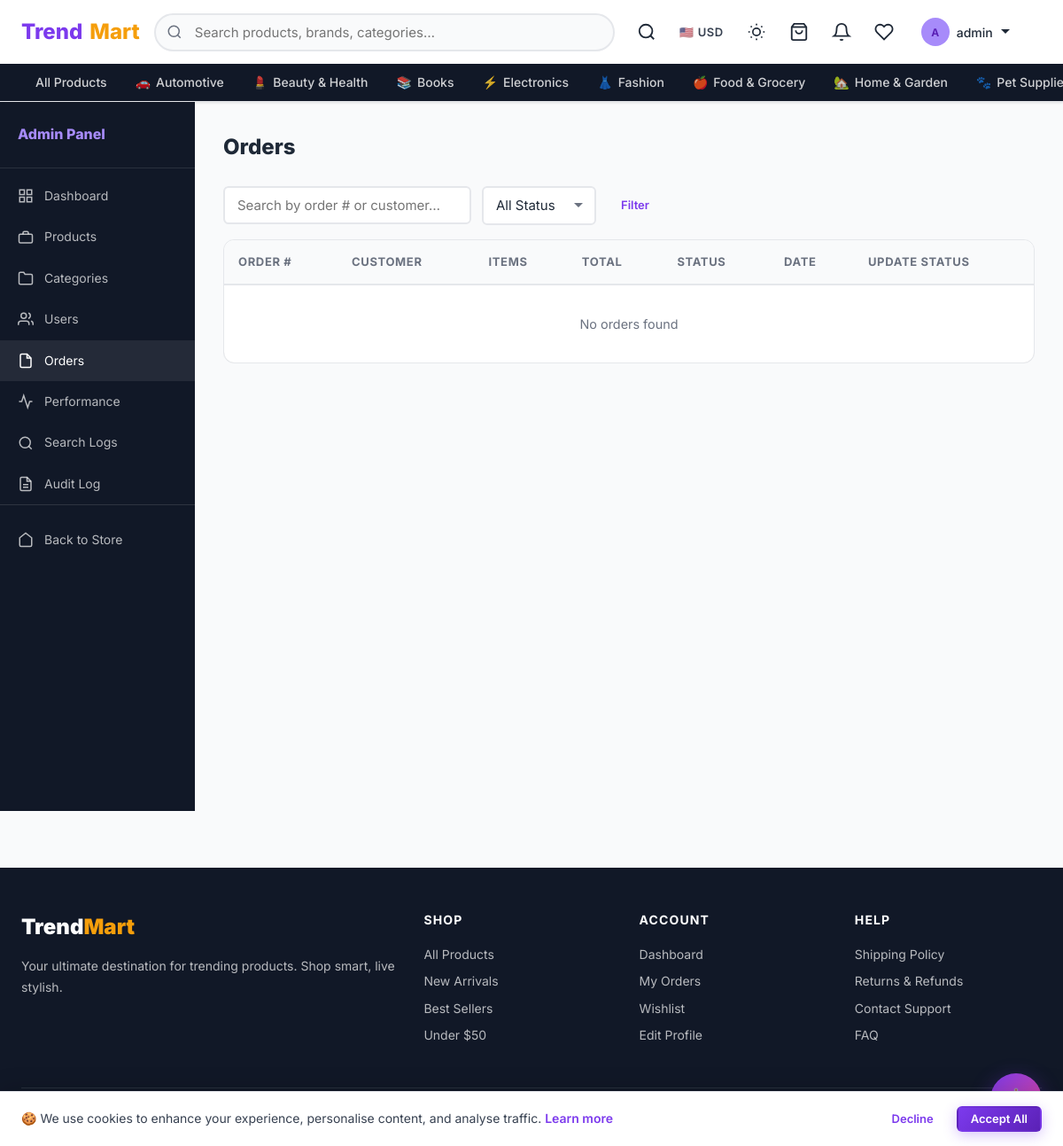
/admin-panel/orders/ (signed in), run on an earlier commit of the app's database.
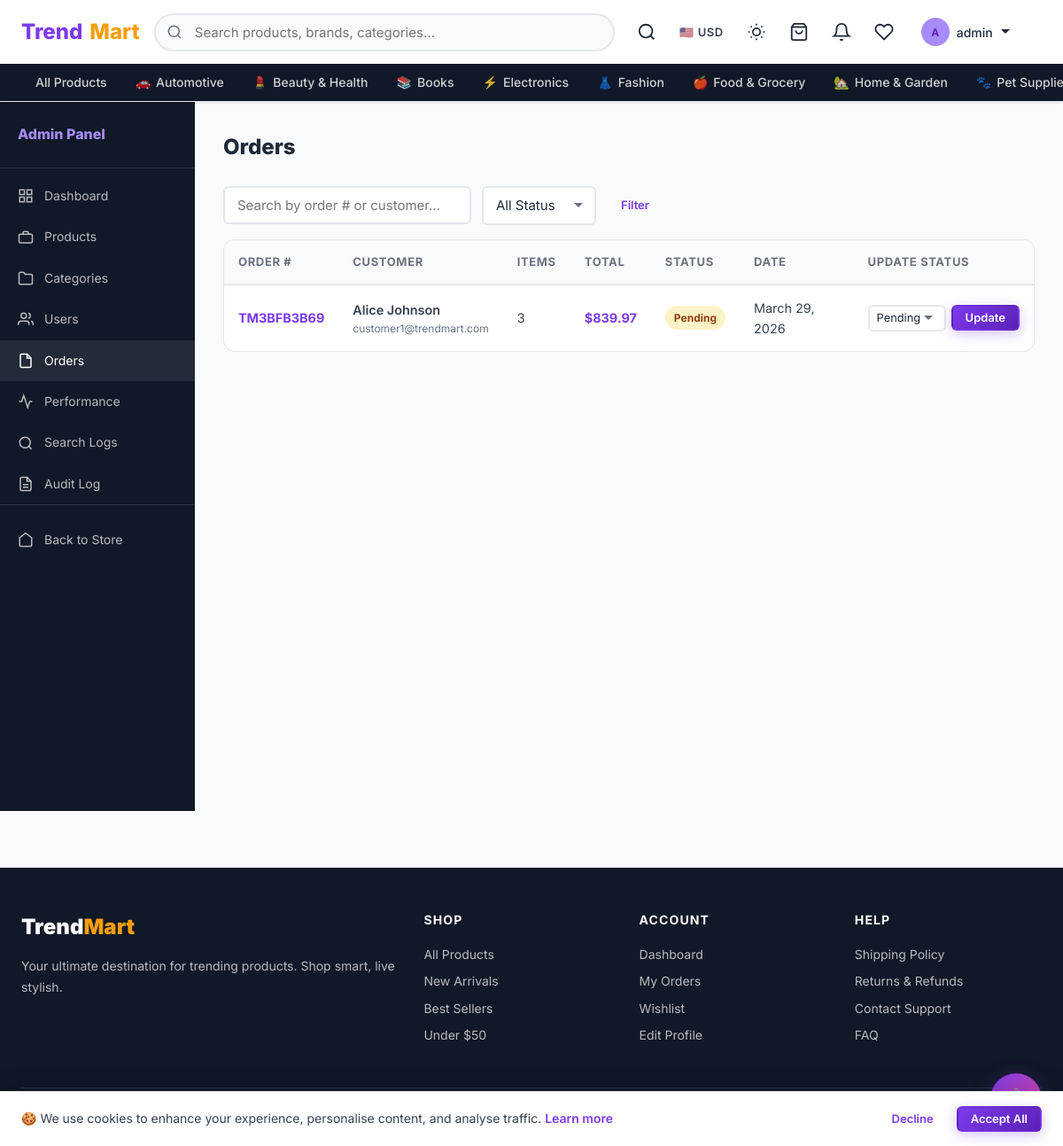
And on a later commit of the database.
### shop/models.py (models this page shows, shortened)
class Category(models.Model):
    name = models.CharField(max_length=200)
    slug = models.SlugField(unique=True, blank=True)
    parent = models.ForeignKey(
        'self', null=True, blank=True, on_delete=models.CASCADE, related_name='children'
    )
    description = models.TextField(blank=True)
    icon = models.CharField(max_length=100, blank=True, help_text="Emoji or CSS icon class")
    image = models.ImageField(upload_to='categories/', blank=True, null=True)
    is_active = models.BooleanField(default=True)
    order = models.PositiveIntegerField(default=0)
    class Meta:
        verbose_name_plural = "Categories"
        ordering = ['order', 'name']

class Order(models.Model):
    STATUS_CHOICES = [
        ('pending', 'Pending'),         # Just placed, awaiting processing
        ('processing', 'Processing'),   # Being prepared / packed
        ('shipped', 'Shipped'),         # Dispatched to courier
        ('delivered', 'Delivered'),     # Received by the customer
        ('cancelled', 'Cancelled'),     # Cancelled by user or admin
    ]
    user = models.ForeignKey(
        User, on_delete=models.SET_NULL, null=True, blank=True, related_name='orders'
    )
    status = models.CharField(max_length=20, choices=STATUS_CHOICES, default='pending')
    full_name = models.CharField(max_length=200)
    email = models.EmailField()
    phone = models.CharField(max_length=20, blank=True)
    address = models.TextField()
    city = models.CharField(max_length=100, blank=True)
    country = models.CharField(max_length=100, blank=True)
    postal_code = models.CharField(max_length=20, blank=True)
    notes = models.TextField(blank=True)
    total_amount = models.DecimalField(max_digits=10, decimal_places=2, default=0)
    order_number = models.CharField(max_length=20, unique=True, blank=True)
    created_at = models.DateTimeField(auto_now_add=True)
    updated_at = models.DateTimeField(auto_now=True)
    class Meta:
        ordering = ['-created_at']

### shop/views.py (the view)
# urls.py: path('admin-panel/orders/', views.admin_orders, name='admin_orders'),
@admin_required
def admin_orders(request):
    orders = Order.objects.select_related('user').prefetch_related('items').all()
    query = request.GET.get('q', '')
    status_filter = request.GET.get('status', '')
    if query:
        orders = orders.filter(Q(order_number__icontains=query) | Q(full_name__icontains=query) | Q(email__icontains=query))
    if status_filter:
        orders = orders.filter(status=status_filter)
    paginator = Paginator(orders, 20)
    page = paginator.get_page(request.GET.get('page', 1))
    return render(request, 'shop/admin_panel/orders.html', {
        'orders': page, 'query': query, 'status_filter': status_filter
    })

### templates/shop/admin_panel/orders.html (shortened to what this page needs)
{% extends "shop/admin_panel/base_admin.html" %}
{% block admin_content %}
<div class="admin-content-header">
  <h1 class="admin-page-title">Orders</h1>
</div>
<form method="get" class="admin-filter-bar" aria-label="Filter orders">
  <input type="search" name="q" class="form-control" placeholder="Search by order # or customer…" value="{{ query }}" style="max-width:280px" aria-label="Search">
  <select name="status" class="form-control" style="width:auto" onchange="this.form.submit()" aria-label="Filter by status">
    <option value="">All Status</option>
  </select>
  <button type="submit" class="btn btn-ghost btn-sm">Filter</button>
</form>
<div class="card" style="padding:0;overflow:hidden;margin-top:1rem">
  <div style="overflow-x:auto">
    <table class="admin-table" role="table" aria-label="All orders">
      <thead>
        <tr>
          <th scope="col">Order #</th>
          <th scope="col">Customer</th>
          <th scope="col">Items</th>
          <th scope="col">Total</th>
          <th scope="col">Status</th>
          <th scope="col">Date</th>
          <th scope="col">Update Status</th>
        </tr>
      </thead>
      <tbody>
        {% for order in orders %}
        <tr>
          <td>
            <a href="{% url 'shop:order_detail' order.order_number %}" class="text-primary font-bold">{{ order.order_number }}</a>
          </td>
          <td>
            <div style="font-weight:600">{{ order.full_name }}</div>
            <div style="font-size:.75rem;color:var(--text-light)">{{ order.email }}</div>
          </td>
          <td>{{ order.items.count }}</td>
          <td><strong style="color:var(--primary)">${{ order.total_amount }}</strong></td>
          <td><span class="status-badge status-{{ order.status }}">{{ order.get_status_display }}</span></td>
          <td>{{ order.created_at|date:"N j, Y" }}</td>
          <td>
            <form method="post" action="{% url 'shop:admin_order_status' order.order_number %}" style="display:flex;gap:.375rem;align-items:center">
              <select name="status" class="form-control" style="width:auto;padding:.25rem .5rem;font-size:.8rem" aria-label="Change status for order {{ order.order_number }}">
                <option value="pending" {% if order.status == 'pending' %}selected{% endif %}>Pending</option>
              </select>
              <button type="submit" class="btn btn-sm btn-primary">Update</button>
            </form>
          </td>
        </tr>
        {% empty %}
        <tr><td colspan="7" style="text-align:center;padding:2rem;color:var(--text-light)">No orders found</td></tr>
        {% endfor %}
      </tbody>
    </table>
  </div>
</div>
{% endblock %}

### templates/shop/admin_panel/base_admin.html
{% extends "shop/base.html" %}
{% block content %}
<div class="admin-layout">
  <aside class="admin-sidebar" aria-label="Admin navigation">
    <div class="admin-sidebar-title">Admin Panel</div>
    <nav>
      <a href="{% url 'shop:admin_dashboard' %}" class="admin-nav-link {% if request.resolver_match.url_name == 'admin_dashboard' %}active{% endif %}">
        <svg width="18" height="18" viewBox="0 0 24 24" fill="none" stroke="currentColor" stroke-width="2" aria-hidden="true"><rect x="3" y="3" width="7" height="7"/><rect x="14" y="3" width="7" height="7"/><rect x="14" y="14" width="7" height="7"/><rect x="3" y="14" width="7" height="7"/></svg>
        Dashboard
      </a>
      <a href="{% url 'shop:admin_products' %}" class="admin-nav-link {% if 'admin_product' in request.resolver_match.url_name %}active{% endif %}">
        <svg width="18" height="18" viewBox="0 0 24 24" fill="none" stroke="currentColor" stroke-width="2" aria-hidden="true"><path d="M20 7H4a2 2 0 00-2 2v9a2 2 0 002 2h16a2 2 0 002-2V9a2 2 0 00-2-2z"/><path d="M16 7V5a2 2 0 00-2-2h-4a2 2 0 00-2 2v2"/></svg>
        Products
      </a>
      <a href="{% url 'shop:admin_categories' %}" class="admin-nav-link {% if 'admin_categor' in request.resolver_match.url_name %}active{% endif %}">
        <svg width="18" height="18" viewBox="0 0 24 24" fill="none" stroke="currentColor" stroke-width="2" aria-hidden="true"><path d="M22 19a2 2 0 01-2 2H4a2 2 0 01-2-2V5a2 2 0 012-2h5l2 3h9a2 2 0 012 2z"/></svg>
        Categories
      </a>
      <a href="{% url 'shop:admin_users' %}" class="admin-nav-link {% if 'admin_user' in request.resolver_match.url_name or 'admin_approve' in request.resolver_match.url_name %}active{% endif %}">
        <svg width="18" height="18" viewBox="0 0 24 24" fill="none" stroke="currentColor" stroke-width="2" aria-hidden="true"><path d="M17 21v-2a4 4 0 00-4-4H5a4 4 0 00-4 4v2"/><circle cx="9" cy="7" r="4"/><path d="M23 21v-2a4 4 0 00-3-3.87"/><path d="M16 3.13a4 4 0 010 7.75"/></svg>
        Users
      </a>
      <a href="{% url 'shop:admin_orders' %}" class="admin-nav-link {% if 'admin_order' in request.resolver_match.url_name %}active{% endif %}">
        <svg width="18" height="18" viewBox="0 0 24 24" fill="none" stroke="currentColor" stroke-width="2" aria-hidden="true"><path d="M14 2H6a2 2 0 00-2 2v16a2 2 0 002 2h12a2 2 0 002-2V8z"/><polyline points="14 2 14 8 20 8"/></svg>
        Orders
      </a>
      <a href="{% url 'shop:admin_product_performance' %}" class="admin-nav-link {% if 'product_performance' in request.resolver_match.url_name %}active{% endif %}">
        <svg width="18" height="18" viewBox="0 0 24 24" fill="none" stroke="currentColor" stroke-width="2" aria-hidden="true"><polyline points="22 12 18 12 15 21 9 3 6 12 2 12"/></svg>
        Performance
      </a>
      <a href="{% url 'shop:admin_search_logs' %}" class="admin-nav-link {% if 'search_logs' in request.resolver_match.url_name %}active{% endif %}">
        <svg width="18" height="18" viewBox="0 0 24 24" fill="none" stroke="currentColor" stroke-width="2" aria-hidden="true"><circle cx="11" cy="11" r="8"/><line x1="21" y1="21" x2="16.65" y2="16.65"/></svg>
        Search Logs
      </a>
      <a href="{% url 'shop:admin_audit_log' %}" class="admin-nav-link {% if 'audit_log' in request.resolver_match.url_name %}active{% endif %}">
        <svg width="18" height="18" viewBox="0 0 24 24" fill="none" stroke="currentColor" stroke-width="2" aria-hidden="true"><path d="M14 2H6a2 2 0 00-2 2v16a2 2 0 002 2h12a2 2 0 002-2V8z"/><polyline points="14 2 14 8 20 8"/><line x1="16" y1="13" x2="8" y2="13"/><line x1="16" y1="17" x2="8" y2="17"/></svg>
        Audit Log
      </a>
      <div style="margin-top:auto;padding-top:1rem;border-top:1px solid rgba(255,255,255,.12)">
        <a href="{% url 'shop:home' %}" class="admin-nav-link">
          <svg width="18" height="18" viewBox="0 0 24 24" fill="none" stroke="currentColor" stroke-width="2" aria-hidden="true"><path d="M3 9l9-7 9 7v11a2 2 0 01-2 2H5a2 2 0 01-2-2z"/></svg>
          Back to Store
        </a>
      </div>
    </nav>
  </aside>
  <main class="admin-main" id="main-content" tabindex="-1">
    {% block admin_content %}{% endblock %}
  </main>
</div>
{% endblock %}

### templates/shop/base.html (shortened to what this page needs)
{% load static %}
<!DOCTYPE html>
<html lang="en">
<head>
  <link rel="stylesheet" href="{% static 'css/main.css' %}">
</head>
<body>
<header>
  <nav class="navbar" role="navigation" aria-label="Main navigation">
    <div class="navbar-inner">
      <a href="{% url 'shop:home' %}" class="navbar-brand" aria-label="TrendMart Home">
        Trend<span>Mart</span>
      </a>
      <div class="navbar-search" id="navbar-search" role="search">
        <form action="{% url 'shop:search' %}" method="get">
          <input type="search" name="q" id="search-input" value="{{ request.GET.q }}"
                 placeholder="Search products, brands, categories…"
                 autocomplete="off" aria-label="Search products">
        </form>
      </div>
      <div class="navbar-actions">
        <button id="mobile-search-btn" class="nav-icon-btn" aria-label="Search" aria-expanded="false">
          <svg viewBox="0 0 24 24" fill="none" stroke="currentColor" stroke-width="2"><circle cx="11" cy="11" r="8"/><path d="m21 21-4.35-4.35"/></svg>
        </button>
        <div class="currency-selector" title="Select currency">
          <button class="currency-btn" id="currency-btn" aria-label="Currency selector" aria-haspopup="listbox">
            <span id="currency-flag">🇺🇸</span>
            <span id="currency-code">USD</span>
          </button>
        </div>
        <button id="dark-mode-toggle" class="dark-mode-btn" aria-label="Toggle dark mode" aria-pressed="false" title="Toggle dark mode">
        </button>
        <a href="{% url 'shop:cart' %}" class="nav-icon-btn" id="nav-cart-btn" aria-label="Cart ({{ cart_count }} items)">
          <svg viewBox="0 0 24 24" fill="none" stroke="currentColor" stroke-width="2" aria-hidden="true"><path d="M6 2L3 6v14a2 2 0 002 2h14a2 2 0 002-2V6l-3-4z"/><line x1="3" y1="6" x2="21" y2="6"/><path d="M16 10a4 4 0 01-8 0"/></svg>
        </a>
        {% if user.is_authenticated %}
          <div class="nav-bell-wrap">
            <a href="{% url 'shop:notification_list' %}" class="nav-icon-btn" id="notif-bell-btn" aria-label="Notifications">
              <svg viewBox="0 0 24 24" fill="none" stroke="currentColor" stroke-width="2" aria-hidden="true"><path d="M18 8A6 6 0 006 8c0 7-3 9-3 9h18s-3-2-3-9"/><path d="M13.73 21a2 2 0 01-3.46 0"/></svg>
            </a>
          </div>
          <a href="{% url 'shop:wishlist' %}" class="nav-icon-btn" aria-label="Wishlist">
            <svg viewBox="0 0 24 24" fill="none" stroke="currentColor" stroke-width="2" aria-hidden="true"><path d="M20.84 4.61a5.5 5.5 0 00-7.78 0L12 5.67l-1.06-1.06a5.5 5.5 0 00-7.78 7.78L12 21.23l8.84-8.84a5.5 5.5 0 000-7.78z"/></svg>
          </a>
          <div class="user-menu">
            <button class="user-menu-toggle" data-dropdown="user-menu-dropdown"
                    aria-haspopup="true" aria-expanded="false" aria-controls="user-menu-dropdown">
              <div class="user-avatar-sm" aria-hidden="true">{{ user.first_name|first|upper|default:user.username|first|upper }}</div>
              <span>{{ user.first_name|default:user.username }}</span>
              <svg width="12" height="12" viewBox="0 0 12 12" aria-hidden="true"><path fill="currentColor" d="M6 8L1 3h10z"/></svg>
            </button>
          </div>
        {% else %}
          <a href="{% url 'shop:login' %}" class="btn btn-ghost btn-sm">Login</a>
          <a href="{% url 'shop:register' %}" class="btn btn-primary btn-sm">Sign Up</a>
        {% endif %}
      </div>
    </div>
    <div class="nav-categories" role="navigation" aria-label="Category navigation">
      <div class="nav-categories-inner">
        <a href="{% url 'shop:product_list' %}" class="nav-cat-link">All Products</a>
        {% for cat in root_categories %}
          <a href="{% url 'shop:category' cat.slug %}" class="nav-cat-link">
            {% if cat.icon %}<span aria-hidden="true">{{ cat.icon }}</span>{% endif %}
            {{ cat.name }}
          </a>
        {% endfor %}
      </div>
    </div>
  </nav>
</header>
<main id="main-content" tabindex="-1">
  {% block content %}{% endblock %}
</main>
<footer class="footer" role="contentinfo">
  <div class="container">
    <div class="footer-grid">
      <div>
        <div class="footer-brand">Trend<span>Mart</span></div>
        <p class="footer-desc">Your ultimate destination for trending products. Shop smart, live stylish.</p>
      </div>
      <div>
        <div class="footer-col-title">Shop</div>
        <a href="{% url 'shop:product_list' %}" class="footer-link">All Products</a>
        <a href="{% url 'shop:product_list' %}?sort=newest" class="footer-link">New Arrivals</a>
        <a href="{% url 'shop:product_list' %}?sort=popular" class="footer-link">Best Sellers</a>
        <a href="{% url 'shop:product_list' %}?min_price=0&max_price=50" class="footer-link">Under $50</a>
      </div>
      <div>
        <div class="footer-col-title">Account</div>
        {% if user.is_authenticated %}
          <a href="{% url 'shop:dashboard' %}" class="footer-link">Dashboard</a>
          <a href="{% url 'shop:order_list' %}" class="footer-link">My Orders</a>
          <a href="{% url 'shop:wishlist' %}" class="footer-link">Wishlist</a>
          <a href="{% url 'shop:profile' %}" class="footer-link">Edit Profile</a>
        {% else %}
          <a href="{% url 'shop:login' %}" class="footer-link">Login</a>
          <a href="{% url 'shop:register' %}" class="footer-link">Register</a>
          <a href="{% url 'shop:register' %}?role=retailer" class="footer-link">Sell on TrendMart</a>
        {% endif %}
      </div>
      <div>
        <div class="footer-col-title">Help</div>
        <a href="#" class="footer-link">Shipping Policy</a>
        <a href="#" class="footer-link">Returns &amp; Refunds</a>
        <a href="#" class="footer-link">Contact Support</a>
        <a href="#" class="footer-link">FAQ</a>
      </div>
    </div>
    <div class="footer-bottom">
      <span>&copy; 2026 TrendMart. Developed by George Papasotiriou. All rights reserved.</span>
      <span>Made with ❤️ for great shopping experiences</span>
    </div>
  </div>
</footer>
<div class="ai-chat-widget" role="complementary" aria-label="AI Shopping Assistant">
  <button id="ai-chat-trigger" class="ai-chat-trigger" aria-expanded="false" aria-controls="ai-chat-panel" aria-label="Open AI shopping assistant">
  </button>
</div>
<div id="cookie-banner" class="cookie-banner" role="dialog" aria-label="Cookie consent" aria-live="polite">
  <p class="cookie-banner-text">
    🍪 We use cookies to enhance your experience, personalise content, and analyse traffic.
    <a href="#" style="color:var(--primary);font-weight:600">Learn more</a>
  </p>
  <div class="cookie-banner-actions">
    <button id="cookie-decline" class="btn btn-ghost btn-sm">Decline</button>
    <button id="cookie-accept" class="btn btn-primary btn-sm">Accept All</button>
  </div>
</div>
</body>
</html>

What changed in the data, as far as the page shows it:
added Order: order_number "TM3BFB3B69", full_name "Alice Johnson", email "customer1@trendmart.com", items.count "3", total_amount "839.97", status "Pending", created_at "March 29, 2026"
Also different on the page:
text no longer shown: "No orders found"
